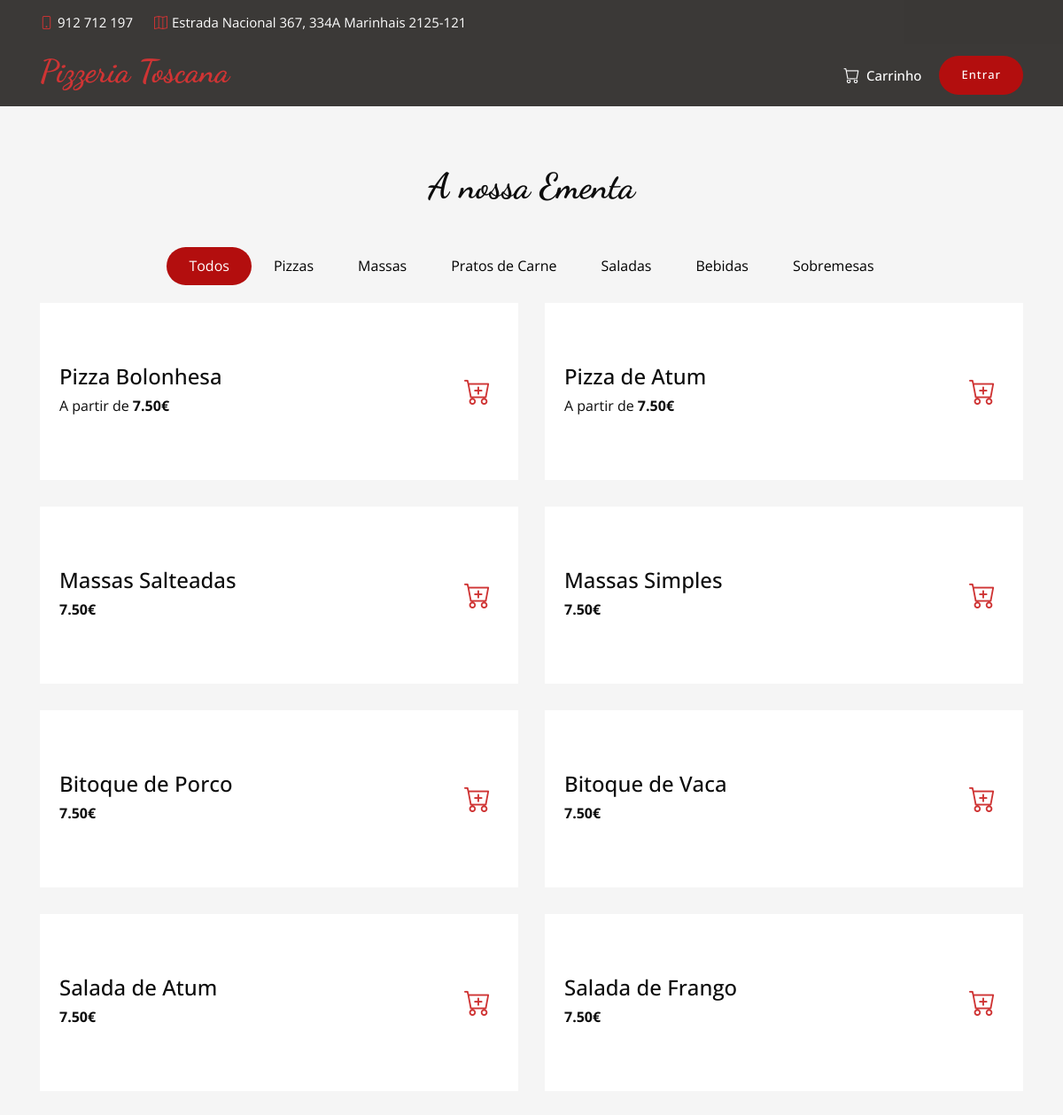
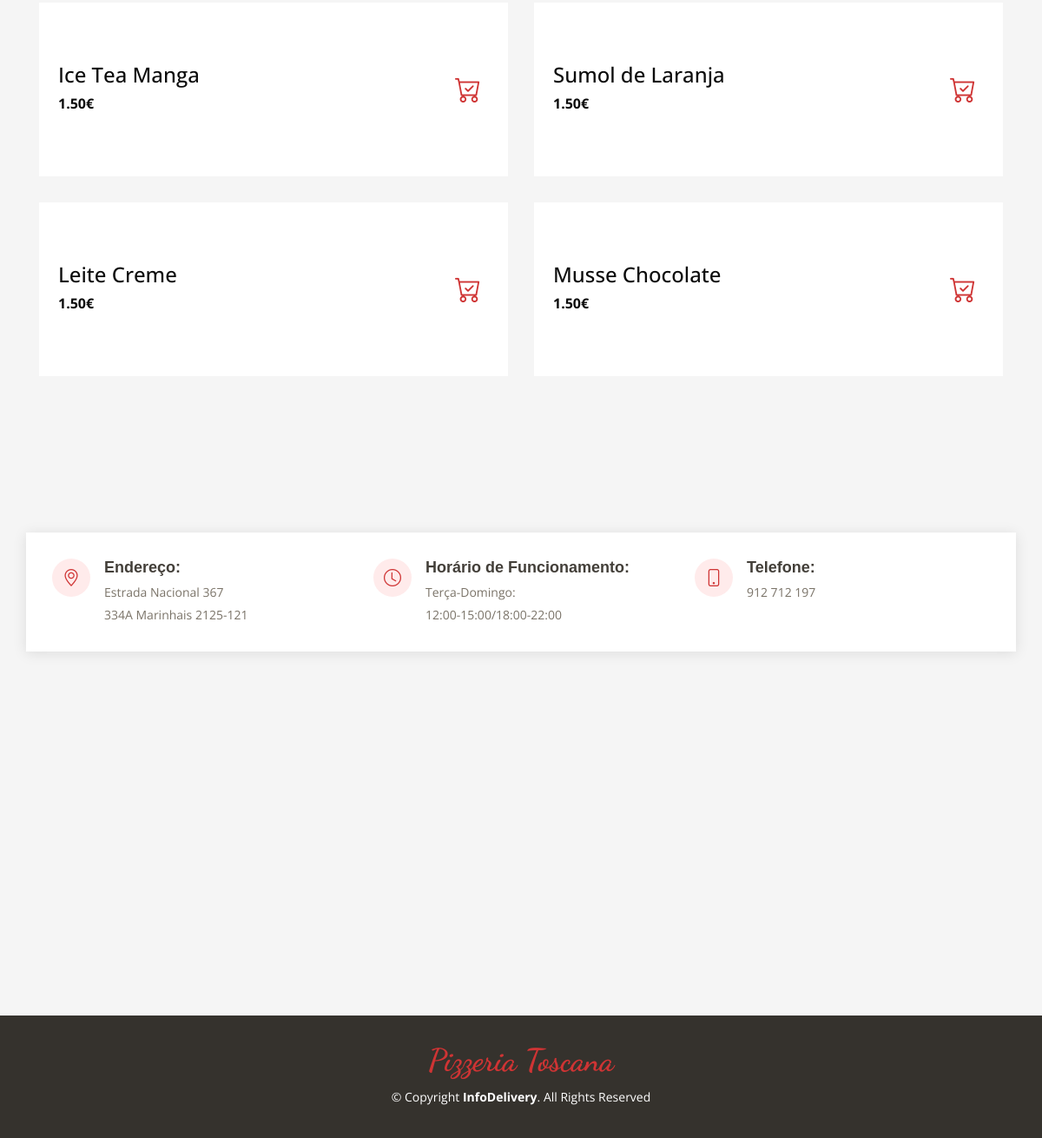
Screenshot of /Cliente/index.php with the database file from the repository (2 pictures, top to bottom).
### tables this page shows
CREATE TABLE `categoria` (
  `idCategoria` int(11) NOT NULL,
  `NomeCategoria` text NOT NULL,
  `idSubCategoria` int(11) NOT NULL
);

CREATE TABLE `produtos` (
  `idProduto` int(11) NOT NULL,
  `NomeProduto` text NOT NULL,
  `Preco` decimal(11,2) NOT NULL,
  `idCategoria` int(11) NOT NULL,
  `Imagem` text NOT NULL
);

### Admin/assets/php/categories.php (called while the page is built, shortened)
<?php
	class Category {
		private $idCategoria;
		public function setIdCategoria($value){
			$this->idCategoria = $value;
		}
		public function listCategory() {
			require("dbconnect.php");
			$sql = "SELECT * FROM categoria" ;
			$query = $connect->query($sql);
			$categories = $query->fetchAll(PDO::FETCH_ASSOC);
			return $categories;
		}
		public function selectCategory(){
			require("dbconnect.php");
			$sql = "SELECT * FROM categoria WHERE idCategoria =" . $this->idCategoria;
			$query = $connect->query($sql);
			$categoria = $query->fetchAll(PDO::FETCH_ASSOC);
			return $categoria;
		}
	}

### Admin/assets/php/products.php (called while the page is built, shortened)
<?php
	class Product {
		public function listProduct() {
			require("dbconnect.php");
			$sql = "SELECT * FROM produtos ORDER BY idCategoria, NomeProduto";
			$query = $connect->query($sql);
			$products = $query->fetchAll(PDO::FETCH_ASSOC);
			return $products;
		}
	}

### Cliente/index.php (the view, shortened to what this page needs)
  <?php
  include_once "../Admin/assets/php/categories.php";
  include_once "../Admin/assets/php/products.php";
  $produto = new Product ();
  $produtoList = $produto->listProduct();
  $categoria = new Category ();
  $categoriaList = $categoria->listCategory();
?>
  <!DOCTYPE html>
  <html>
  <head>
  </head>
  <body class="sub_page">
    <?php include_once "components/navbar.php" ?>
    <div class="position-fixed top-0 end-0 p-3" style="z-index: 999">
    </div>
    <section class="food_section layout_padding">
      <div class="container">
        <div class="heading_container heading_center">
          <h2>
            <br><br>
            A nossa Ementa
          </h2>
        </div>
        <ul class="scrollmenu filters_menu">
          <li class="active" data-filter="*">Todos</li>
          <?php foreach($categoriaList as $categoria) {
          $printList = str_replace(' ','', $categoria["NomeCategoria"]);
          ?>
          <li data-filter=".<?php echo strtolower($printList);?>">
            <?php echo $categoria["NomeCategoria"] ?>
          </li>
          <?php } ?>
        </ul>
        <div class="filters-content">
          <div class="row">
            <?php foreach($produtoList as $produto) {
            $category = new Category();
            $category->setIdCategoria($produto["idCategoria"]);
            $categorySelect = $category->selectCategory()[0];
            $printProduct = str_replace(' ','', $categorySelect["NomeCategoria"]);?>
            <div class="col-lg-6 col-sm-12 all <?php echo strtolower($printProduct);?>">
              <div class="media align-items-center food-card" style="max-height: 200px; min-height: 200px;">
                <div class="media-body">
                  <div class="d-flex food-card-title">
                    <h4><?php echo $produto["NomeProduto"] ?></h4>
                  </div>
                  <p><?php if($produto["idCategoria"] == 1){echo "A partir de ";} echo "<b>" . $produto["Preco"];?>€
                    </b></p>
                </div>
                <?php if($produto["idCategoria"] == 5 || $produto["idCategoria"] == 6 || $produto["idCategoria"] == 7) { ?>
                <a href="index.php?addToCart&idProduto=<?php echo $produto["idProduto"]?>&Quantidade=1&Preco=<?php echo $produto["Preco"]?>"
                  class="add-to-cart-btn ml-auto">
                  <i class="bi bi-cart-check"></i>
                </a>
                <?php } else { ?>
                <a href="productselection.php?id=<?php echo $produto["idProduto"]?>" class="add-to-cart-btn ml-auto">
                  <i class="bi bi-cart-plus"></i>
                </a>
                <?php } ?>
              </div>
            </div>
            <?php } ?>
          </div>
        </div>
      </div>
    </section>
    <section id="contact" class="contact">
      <div class="container">
        <div class="info-wrap">
          <div class="row">
            <div class="col-lg-4 col-md-6 info">
              <i class="bi bi-geo-alt"></i>
              <h4>Endereço:</h4>
              <p>Estrada Nacional 367<br>334A Marinhais 2125-121</p>
            </div>
            <div class="col-lg-4 col-md-6 info mt-4 mt-lg-0">
              <i class="bi bi-clock"></i>
              <h4>Horário de Funcionamento:</h4>
              <p>Terça-Domingo:<br>12:00-15:00/18:00-22:00</p>
            </div>
            <div class="col-lg-4 col-md-6 info mt-4 mt-lg-0">
              <i class="bi bi-phone"></i>
              <h4>Telefone:</h4>
              <p>912 712 197</p>
            </div>
          </div>
        </div>
        <div class="map">
          <iframe style="border:0; width: 100%; height: 350px;"
            src="https://www.google.com/maps/embed?pb=!1m18!1m12!1m3!1d14739.897297962772!2d-8.714828492810454!3d39.04537621354119!2m3!1f0!2f0!3f0!3m2!1i1024!2i768!4f13.1!3m3!1m2!1s0xd18e30805c0f999%3A0xfeb116ebe242f02e!2sPizzeria%20Toscana!5e0!3m2!1spt-PT!2spt!4v1646648100962!5m2!1spt-PT!2spt"
            frameborder="0" allowfullscreen></iframe>
        </div>
      </div>
    </section>
  </body>
  </html>

### Cliente/components/navbar.php (shortened to what this page needs)
<?php
  $countCart = 0;
?>
<section id="topbar" class="d-flex align-items-center fixed-top topbar-transparent">
  <div class="container-fluid container-xl d-flex align-items-center justify-content-center justify-content-lg-start">
    <i class="bi bi-phone d-flex align-items-center"><span>912 712 197</span></i>
    <i class="bi bi-map ms-4 d-none d-lg-flex align-items-center"><span>Estrada Nacional 367, 334A Marinhais 2125-121</span></i>
  </div>
</section>
<header id="header" class="fixed-top d-flex align-items-center header-transparent">
  <div class="container-fluid container-xl d-flex align-items-center justify-content-between">
    <div class="logo me-auto">
      <h3><a href="index.php">Pizzeria Toscana</a></h3>
    </div>
    <nav id="navbar" class="navbar order-last order-lg-0">
      <ul>
        <li class="cart-desktop">
          <a class="nav-link scrollto" href="cart.php">
            <i class="bi bi-cart" style="font-size: 18px; margin-right: 7.5px;"></i>
            Carrinho <p class="cart-badge text-center m-0" <?php if($countCart == 0) { echo "hidden";} ?>><?php echo $countCart;?></p>
          </a>
        </li>
      </ul>
    </nav>
    <?php if (!isset($_SESSION['login_cliente']) || $_SESSION['login_cliente'] != true) { ?>
      <a href="login.php" class="book-a-table-btn scrollto">Entrar</a>
    <?php } else { ?>
      <a href="php/logout.php" class="book-a-table-btn scrollto">Sair</a>
    <?php } ?>
  </div>
</header>

### Cliente/css/fastorder.css (style rules this page uses)
body { font-family: "Open Sans", sans-serif; color: #0c0c0c; background-color: #f5f5f5; overflow-x: hidden; width: auto !important; }
.layout_padding { padding: 90px 0; }
h1, h2 { font-family: 'Dancing Script', cursive; }
.heading_container { display: -webkit-box; display: -ms-flexbox; display: flex; -webkit-box-orient: vertical; -webkit-box-direction: normal; -ms-flex-direction: column; flex-direction: column; -webkit-box-align: start; -ms-flex-align: start; align-items: flex-start; }
.heading_container h2 { position: relative; margin-bottom: 0; font-size: 2.5rem; font-weight: bold; }
.heading_container.heading_center { -webkit-box-align: center; -ms-flex-align: center; align-items: center; text-align: center; }
a, a:hover, a:focus { text-decoration: none; }
.food_section .filters_menu { padding: 0; display: -webkit-box; display: -ms-flexbox; -ms-flex-wrap: wrap; flex-wrap: wrap; -webkit-box-pack: center; -ms-flex-pack: center; justify-content: center; list-style-type: none; margin: 45px 0 20px 0; }
.food_section .filters_menu li { padding: 7px 25px; cursor: pointer; border-radius: 25px; -webkit-transition: all .2s; transition: all .2s; }
.food_section .filters_menu li.active { background-color: #b30e0e; color: #ffffff; -webkit-transition: all .2s; transition: all .2s; }

### Cliente/css/responsive.css (style rules this page uses)
@media (min-width: 1200px) { .container { max-width: 1170px; } }

### rows the page displays
categoria: NomeCategoria "Pizzas"
categoria: NomeCategoria "Massas"
categoria: NomeCategoria "Pratos de Carne"
categoria: NomeCategoria "Saladas"
categoria: NomeCategoria "Bebidas"
categoria: NomeCategoria "Sobremesas"
produtos: NomeProduto "Pizza Bolonhesa", shows "A partir de", Preco "7.50"
produtos: NomeProduto "Pizza de Atum", shows "A partir de", Preco "7.50"
produtos: NomeProduto "Massas Salteadas", Preco "7.50"
produtos: NomeProduto "Massas Simples", Preco "7.50"
produtos: NomeProduto "Bitoque de Porco", Preco "7.50"
produtos: NomeProduto "Bitoque de Vaca", Preco "7.50"
produtos: NomeProduto "Salada de Atum", Preco "7.50"
produtos: NomeProduto "Salada de Frango", Preco "7.50"
produtos: NomeProduto "Ice Tea Manga", Preco "1.50"
produtos: NomeProduto "Sumol de Laranja", Preco "1.50"
produtos: NomeProduto "Leite Creme", Preco "1.50"
produtos: NomeProduto "Musse Chocolate", Preco "1.50"
